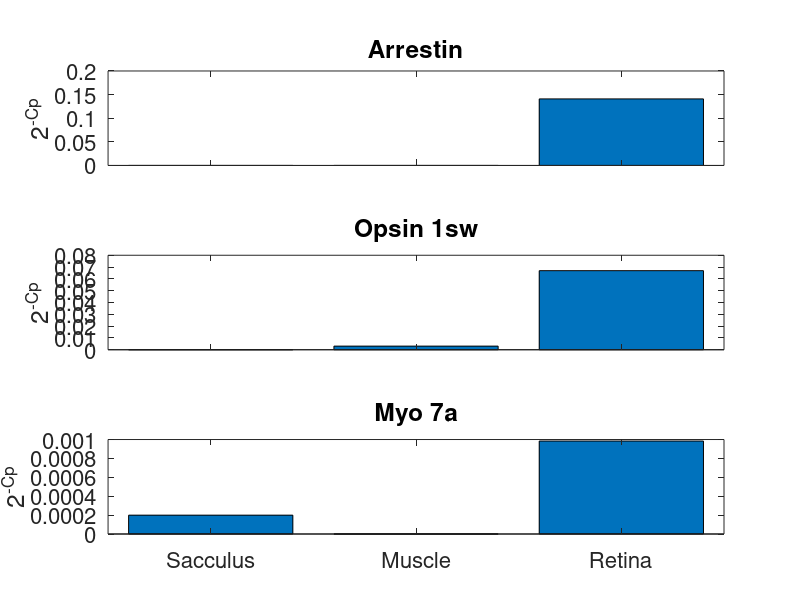
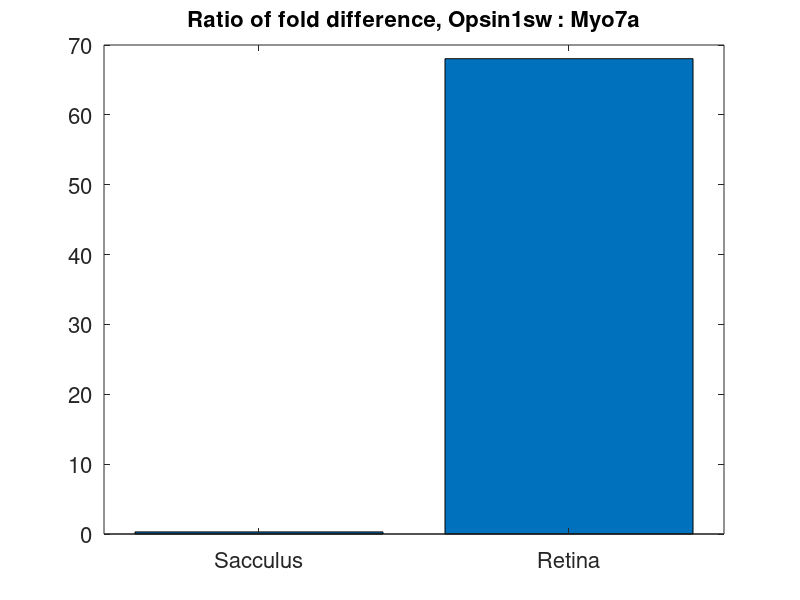

MATLAB code to generate these figures, in order:
% [Sacculus; Muscle; Retina]
Opn = [5.97921E-05
0.003050265
0.066952735];

Arr = [3.40174E-24
1.18297E-22
0.140883935];

Myo = [0.000199412
1.18297E-22
0.000984041];

data = [Opn';Arr';Myo'];

subplot(3,1,1)
bar(Arr)
set(gca,'XTickLabel',[])
title('Arrestin','FontSize',16)
set(gca, 'FontSize',16)
ylabel('2^{-Cp}')

subplot(3,1,2)
bar(Opn)
set(gca,'XTickLabel',[])
title('Opsin 1sw','FontSize',16)
set(gca, 'FontSize',16)
ylabel('2^{-Cp}')
% Ef1 was not highly expressed in muscle, so when I normalize Opn to Ef1
% the amount of Opn in muscle is artificially boosted.

subplot(3,1,3)
bar(Myo)
set(gca,'XTickLabel',{'Sacculus', 'Muscle', 'Retina'})
title('Myo 7a','FontSize',16)
set(gca, 'FontSize',16)
ylabel('2^{-Cp}')

%% Plot ratio of Opsin to Myo 7a in both sacculus and retina
figure
bar([Opn(1)/Myo(1) Opn(3)/Myo(3)])
set(gca,'XTickLabel',{'Sacculus','Retina'})
set(gca,'FontSize',16)
title('Ratio of fold difference, Opsin1sw : Myo7a','FontSize',16)

% We know that Myo7a is expressed in the sacculus. 
% So if we compare Opn1sw to Myo7a in the sacculus, there is only 1/3 less
% Opn than Myo7A, so Opn1sw is probably expressed in hte sacculus


